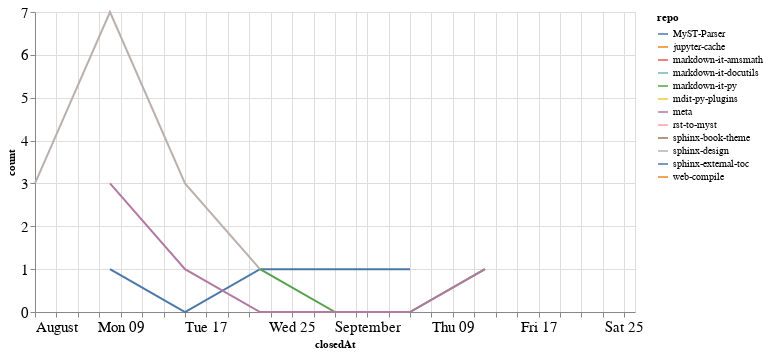

Here is the notebook cell this chart was saved with:
### Code cell
closed_by_time = closed_by.groupby('repo').resample('W', on='closedAt').count()['author'].reset_index()
closed_by_time = closed_by_time.rename(columns={'author': 'count'})

alt.Chart(closed_by_time, width=600).mark_line().encode(
    x='closedAt',
    y='count',
    color='repo',
    tooltip="repo"
)

### Figure 1 — Vega-Lite specification as saved in the notebook (floating-point values rounded to 4 significant figures)
{"config": {"axisLeft": {"labelFontSize": 15}, "axisBottom": {"labelFontSize": 15}}, "data": {"name": "data-87b5954197e858a0d5839b5c7844e622"}, "mark": "line", "encoding": {"color": {"type": "nominal", "field": "repo"}, "tooltip": {"type": "nominal", "field": "repo"}, "x": {"type": "temporal", "field": "closedAt"}, "y": {"type": "quantitative", "field": "count"}}, "width": 600, "$schema": "https://vega.github.io/schema/vega-lite/v4.8.1.json", "datasets": {"data-87b5954197e858a0d5839b5c7844e622": [{"repo": "MyST-Parser", "closedAt": "2021-08-08T00:00:00", "count": 1}, {"repo": "MyST-Parser", "closedAt": "2021-08-15T00:00:00", "count": 0}, {"repo": "MyST-Parser", "closedAt": "2021-08-22T00:00:00", "count": 1}, {"repo": "MyST-Parser", "closedAt": "2021-08-29T00:00:00", "count": 1}, {"repo": "MyST-Parser", "closedAt": "2021-09-05T00:00:00", "count": 1}, {"repo": "jupyter-cache", "closedAt": "2021-08-01T00:00:00", "count": 4}, {"repo": "markdown-it-amsmath", "closedAt": "2021-09-12T00:00:00", "count": 2}, {"repo": "markdown-it-docutils", "closedAt": "2021-09-12T00:00:00", "count": 1}, {"repo": "markdown-it-py", "closedAt": "2021-08-22T00:00:00", "count": 1}, {"repo": "markdown-it-py", "closedAt": "2021-08-29T00:00:00", "count": 0}, {"repo": "markdown-it-py", "closedAt": "2021-09-05T00:00:00", "count": 0}, {"repo": "markdown-it-py", "closedAt": "2021-09-12T00:00:00", "count": 1}, {"repo": "mdit-py-plugins", "closedAt": "2021-09-12T00:00:00", "count": 1}, {"repo": "meta", "closedAt": "2021-08-08T00:00:00", "count": 3}, {"repo": "meta", "closedAt": "2021-08-15T00:00:00", "count": 1}, {"repo": "meta", "closedAt": "2021-08-22T00:00:00", "count": 0}, {"repo": "meta", "closedAt": "2021-08-29T00:00:00", "count": 0}, {"repo": "meta", "closedAt": "2021-09-05T00:00:00", "count": 0}, {"repo": "meta", "closedAt": "2021-09-12T00:00:00", "count": 1}, {"repo": "rst-to-myst", "closedAt": "2021-08-22T00:00:00", "count": 2}, {"repo": "sphinx-book-theme", "closedAt": "2021-08-08T00:00:00", "count": 1}, {"repo": "sphinx-design", "closedAt": "2021-08-01T00:00:00", "count": 3}, {"repo": "sphinx-design", "closedAt": "2021-08-08T00:00:00", "count": 7}, {"repo": "sphinx-design", "closedAt": "2021-08-15T00:00:00", "count": 3}, {"repo": "sphinx-design", "closedAt": "2021-08-22T00:00:00", "count": 1}, {"repo": "sphinx-external-toc", "closedAt": "2021-08-01T00:00:00", "count": 1}, {"repo": "web-compile", "closedAt": "2021-09-26T00:00:00", "count": 2}]}}
